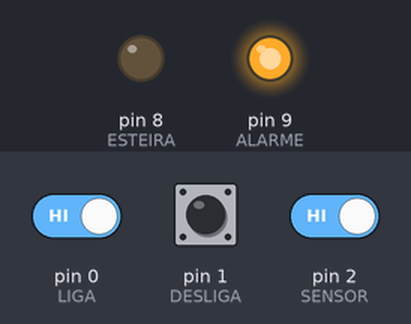
A sketch run on a simulated Arduino Uno, built with avr-gcc and run on an emulated ATmega328P. Parts: output pins drawn as LEDs (lit = HIGH). The inputs (shaded band) are chosen by the test bench; at power-on: pin 0 (LIGA) HIGH, pin 2 (SENSOR) HIGH, pin 1 (DESLIGA) HIGH.

Above: at 0.8 s.
0.9 s: pin 0 (LIGA) driven LOW and pin 2 (SENSOR) driven LOW
At 1.7 s:
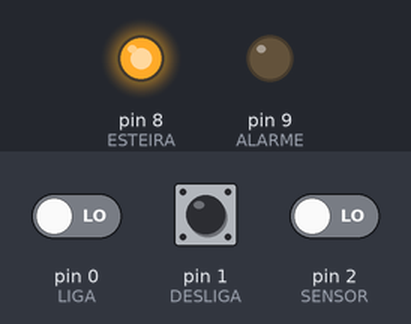
2.4 s: pin 1 (DESLIGA) pulled LOW for 0.15 s
At 2.5 s:
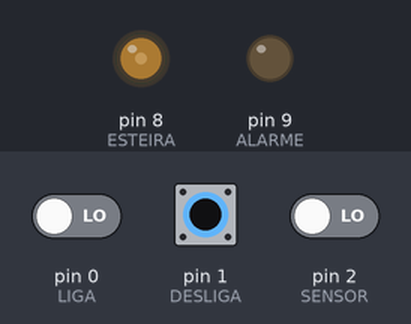
4.1 s: pin 2 (SENSOR) driven HIGH
At 5.3 s:
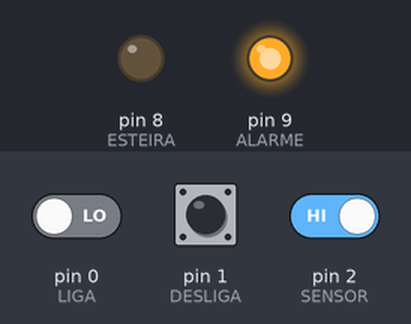
5.6 s: pin 2 (SENSOR) driven LOW
At 6.5 s:
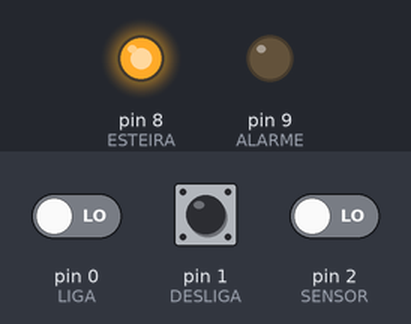
7.1 s: pin 0 (LIGA) driven HIGH and pin 1 (DESLIGA) driven LOW
At 7.6 s:
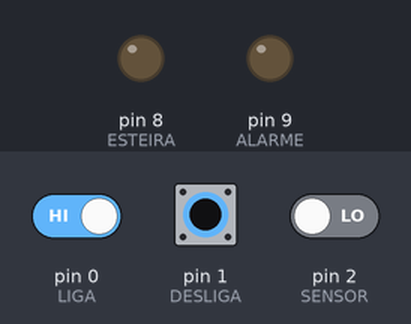
Timing chart, 0 to 9.6 s (numbered marks = the images above; inputs shaded):
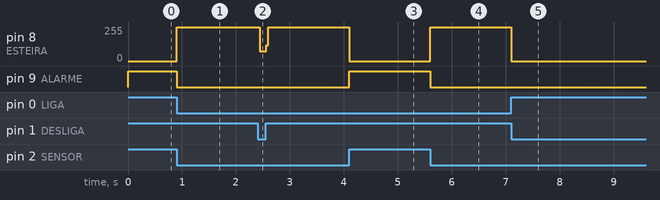

Measured:
- after the input at 0.9 s, pin 8 (ESTEIRA): 0/255 → 255/255 at once; pin 9 (ALARME): HIGH → LOW at once
- after the input at 2.4 s, pin 8 (ESTEIRA): 255/255 → 73/255 at once, → 255/255 0.12 s later
- after the input at 4.1 s, pin 8 (ESTEIRA): 255/255 → 0/255 at once; pin 9 (ALARME): LOW → HIGH at once
- after the input at 5.6 s, pin 8 (ESTEIRA): 0/255 → 255/255 at once; pin 9 (ALARME): HIGH → LOW at once
- after the input at 7.1 s, pin 8 (ESTEIRA): 255/255 → 0/255 at once

The sketch:

Exercico_complementar.ino
```cpp
//Definindo Constates
#define LIGA (1<<PD0)
#define DESLIGA (1<<PD1)
#define SENSOR (1<<PD2)
#define ESTEIRA (1<<PB0)
#define ALARME (1<<PB1)

int main(){
  DDRB |= ESTEIRA|ALARME;
  PORTB &=~(ESTEIRA|ALARME);

  // Realizando Pull-Up nos botões
  PORTD |= LIGA|DESLIGA;

  for(;;){
    if(!(PIND & LIGA) && !(PIND & SENSOR)){
      PORTB |= ESTEIRA;
      PORTB &=~(ALARME);
    }
    if(!(PIND & DESLIGA)){
      PORTB &=~(ESTEIRA);
    }
    if(PIND & SENSOR){
      PORTB &=~(ESTEIRA);
      PORTB |= ALARME;
    }
  }
}
```
